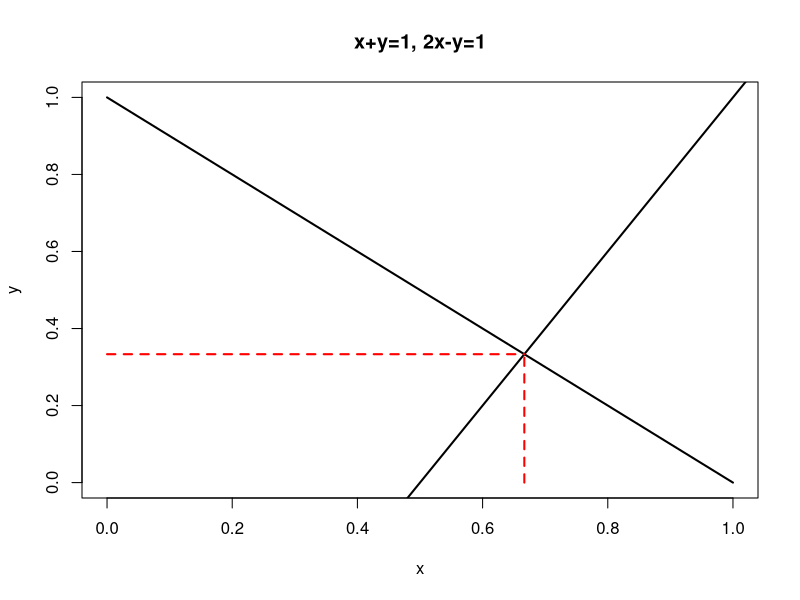

The R source for this figure:
## ---- chunk 1
#| include: false
options(digits=3)
library(Matrix)
library(mvtnorm)
## ---- chunk 2
#| echo: true
matA = matrix(data=c(1,2,3,4,5,6),nrow=2,ncol=3,byrow=TRUE)
matA
class(matA)
## ---- chunk 3
#| echo: true
matrix(data=c(1,2,3,4,5,6),nrow=2,ncol=3)
## ---- chunk 4
#| echo: true
dim(matA)
## ---- chunk 5
#| echo: true
dimnames(matA) = list(c("row1","row2"),c("col1","col2","col3"))
matA
## ---- chunk 6
#| echo: true
colnames(matA) = c("col1", "col2", "col3")
rownames(matA) = c("row1", "row2")
matA
## ---- chunk 7
#| echo: true
matA[1, 2]
matA["row1", "col1"]
matA[1, ]
matA[, 2]
## ---- chunk 8
#| echo: true
matA[1, , drop=FALSE]
matA[, 2, drop=FALSE]
## ---- chunk 9
#| echo: true
xvec = c(1,2,3)
xvec
xvec = 1:3
xvec
xvec = seq(from=1,to=3,by=1)
xvec
## ---- chunk 10
#| echo: true
class(xvec)
dim(xvec)
## ---- chunk 11
#| echo: true
names(xvec) = c("x1", "x2", "x3")
xvec
## ---- chunk 12
#| echo: true
as.matrix(xvec)

## ---- chunk 13
#| echo: true
matA = matrix(data=c(1,2,3,4,5,6),nrow=2,ncol=3,byrow=TRUE)
matA
t(matA)
xvec = c(1,2,3)
t(xvec)
## ---- chunk 14
#| echo: true
matA = matrix(c(4,9,2,1),2,2,byrow=TRUE)
matB = matrix(c(2,0,0,7),2,2,byrow=TRUE)
matA
matB
# matrix addition
matC = matA + matB
matC
# matrix subtraction
matD = matA - matB
matD
## ---- chunk 15
#| echo: true
matA = matrix(c(3,-1,0,5),2,2,byrow=TRUE)
matC = 2*matA
matC
## ---- chunk 16
#| echo: true
matA = matrix(1:4,2,2,byrow=TRUE)
matB = matrix(c(1,2,1,3,4,2),2,3,byrow=TRUE)
matA
matB
dim(matA)
dim(matB)
matC = matA%*%matB
matC
## ---- chunk 17
#| echo: true
matA = matrix(c(1,2,3,4), 2, 2, byrow=TRUE)
vecB = c(2,6)
matA%*%vecB
vecX = c(1,2,3)
vecY = c(4,5,6)
t(vecX)%*%vecY
crossprod(vecX, vecY)
## ---- chunk 18
#| echo: true
matI = diag(2)
matI
matA = matrix(c(1,2,3,4), 2, 2, byrow=TRUE)
matI%*%matA
matA%*%matI
## ---- chunk 19
#| echo: true
matD = diag(1:3)
matD
## ---- chunk 20
#| echo: true
matA = matrix(c(1,2,3,4,5,6,7,8,9), 3, 3)
matA
lower.tri(matA)
upper.tri(matA)
matA[lower.tri(matA)]
matA[upper.tri(matA)]
## ---- chunk 21
#| echo: true
# create vector of 1's and a vector of x
onevec = rep(1,3)
onevec
xvec = c(1,2,3)
# sum elements in x
t(xvec)%*%onevec
## ---- chunk 22
#| echo: true
crossprod(xvec,onevec)
sum(xvec)
## ---- chunk 23
#| echo: true
crossprod(xvec)
sum(xvec^2)
## ---- chunk 24
#| echo: true
yvec = 4:6
xvec
yvec
crossprod(xvec,yvec)
crossprod(yvec,xvec)
## ---- chunk 25
#| label: fig-MatrixReview2eqns
#| echo: false
#| fig-cap: System of two linear equations.
#| out-width: 80%
#| fig-asp: 0.75
#| fig-align: center
curve(1-x, 0, 1, lwd=2, ylab="y")
abline(a=-1, b=2, lwd=2)
segments(x0=2/3, y0=0, x1 = 2/3, y1 = 1/3, col="red", lty = "dashed", lwd = 2)
segments(x0=0, y0=1/3, x1 = 2/3, y1 = 1/3, col="red", lty = "dashed", lwd = 2)
title("x+y=1, 2x-y=1")
## ---- chunk 26
#| echo: true
matA = matrix(c(1,1,2,-1), 2, 2, byrow=TRUE)
vecB = c(1,1)
## ---- chunk 27
#| echo: true
matA.inv = solve(matA)
matA.inv
matA.inv%*%matA
matA%*%matA.inv
## ---- chunk 28
#| echo: true
z = matA.inv%*%vecB
z
## ---- chunk 29
#| echo: true

library(Matrix)
Amat = matrix(c(1,3,5,2,4,6), 2, 3, byrow=TRUE)
as.numeric(rankMatrix(Amat))
## ---- chunk 30
#| echo: true

A11mat = matrix(c(1,2,5,6), 2, 2, byrow=TRUE) 
A12mat = matrix(c(3,4,7,8), 2, 2, byrow=TRUE) 
A21mat = matrix(c(9,10,13,14), 2, 2, byrow=TRUE) 
A22mat = matrix(c(11,12,15,16), 2, 2, byrow=TRUE) 
Amat = rbind(cbind(A11mat, A12mat), cbind(A21mat, A22mat)) 
Amat
## ---- chunk 31
#| echo: true

Rho = matrix(c(1, 0.75, 0.75, 1), 2, 2)
Rho
## ---- chunk 32
#| echo: true

C = chol(Rho)
C
t(C)%*%C
## ---- chunk 33
#| echo: true

Rho = matrix(c(1, 1, 1, 1), 2, 2)
Rho
## ---- chunk 34
#| echo: true

chol(Rho, pivot=TRUE)
## ---- chunk 35
sigma.1 = 1
sigma.2 = 2
rho.12 = 0.5
sigma.12 = rho.12*sigma.1*sigma.2
Sigma = matrix(c(sigma.1^2, sigma.12, sigma.12, sigma.2^2), 
               2, 2, byrow=TRUE)
Sigma
cov2cor(Sigma)
## ---- chunk 36
mu.vec = c(1,1)
sigma.1 = 1
sigma.2 = 2
rho.12 = 0.5
sigma.12 = rho.12*sigma.1*sigma.2
Sigma = matrix(c(sigma.1^2, sigma.12, sigma.12, sigma.2^2), 
               2, 2, byrow=TRUE)
mu.vec
Sigma
## ---- chunk 37
Sigma.5 = chol(Sigma)
Sigma.5
## ---- chunk 38
n = 2
set.seed(123)
Z = rnorm(n)
## ---- chunk 39
X = mu.vec + t(Sigma.5)%*%Z
X
